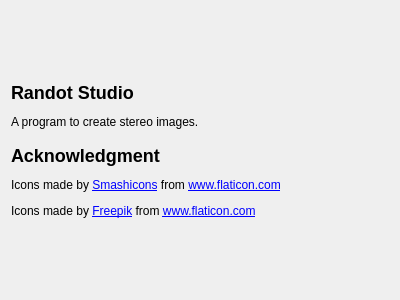
<?xml version="1.0" encoding="UTF-8"?>
<ui version="4.0">
 <class>DialogAbout</class>
 <widget class="QDialog" name="DialogAbout">
  <property name="geometry">
   <rect>
    <x>0</x>
    <y>0</y>
    <width>400</width>
    <height>300</height>
   </rect>
  </property>
  <property name="windowTitle">
   <string>Dialog</string>
  </property>
  <layout class="QGridLayout" name="gridLayout">
   <item row="0" column="0">
    <widget class="QLabel" name="label">
     <property name="sizePolicy">
      <sizepolicy hsizetype="Expanding" vsizetype="Expanding">
       <horstretch>0</horstretch>
       <verstretch>0</verstretch>
      </sizepolicy>
     </property>
     <property name="text">
      <string>&lt;h2 id=&quot;randot-studio&quot;&gt;Randot Studio&lt;/h2&gt;
&lt;p&gt;A program to create stereo images.&lt;/p&gt;
&lt;h2 id=&quot;acknowledgment&quot;&gt;Acknowledgment&lt;/h2&gt;
&lt;p&gt;Icons made by &lt;a href=&quot;https://www.flaticon.com/authors/smashicons&quot; title=&quot;Smashicons&quot;&gt;Smashicons&lt;/a&gt; from &lt;a href=&quot;https://www.flaticon.com/&quot; title=&quot;Flaticon&quot;&gt;www.flaticon.com&lt;/a&gt;&lt;/p&gt;
&lt;p&gt;Icons made by &lt;a href=&quot;https://www.flaticon.com/authors/freepik&quot; title=&quot;Freepik&quot;&gt;Freepik&lt;/a&gt; from &lt;a href=&quot;https://www.flaticon.com/&quot; title=&quot;Flaticon&quot;&gt;www.flaticon.com&lt;/a&gt;&lt;/p&gt;</string>
     </property>
    </widget>
   </item>
  </layout>
 </widget>
 <resources/>
 <connections/>
</ui>
